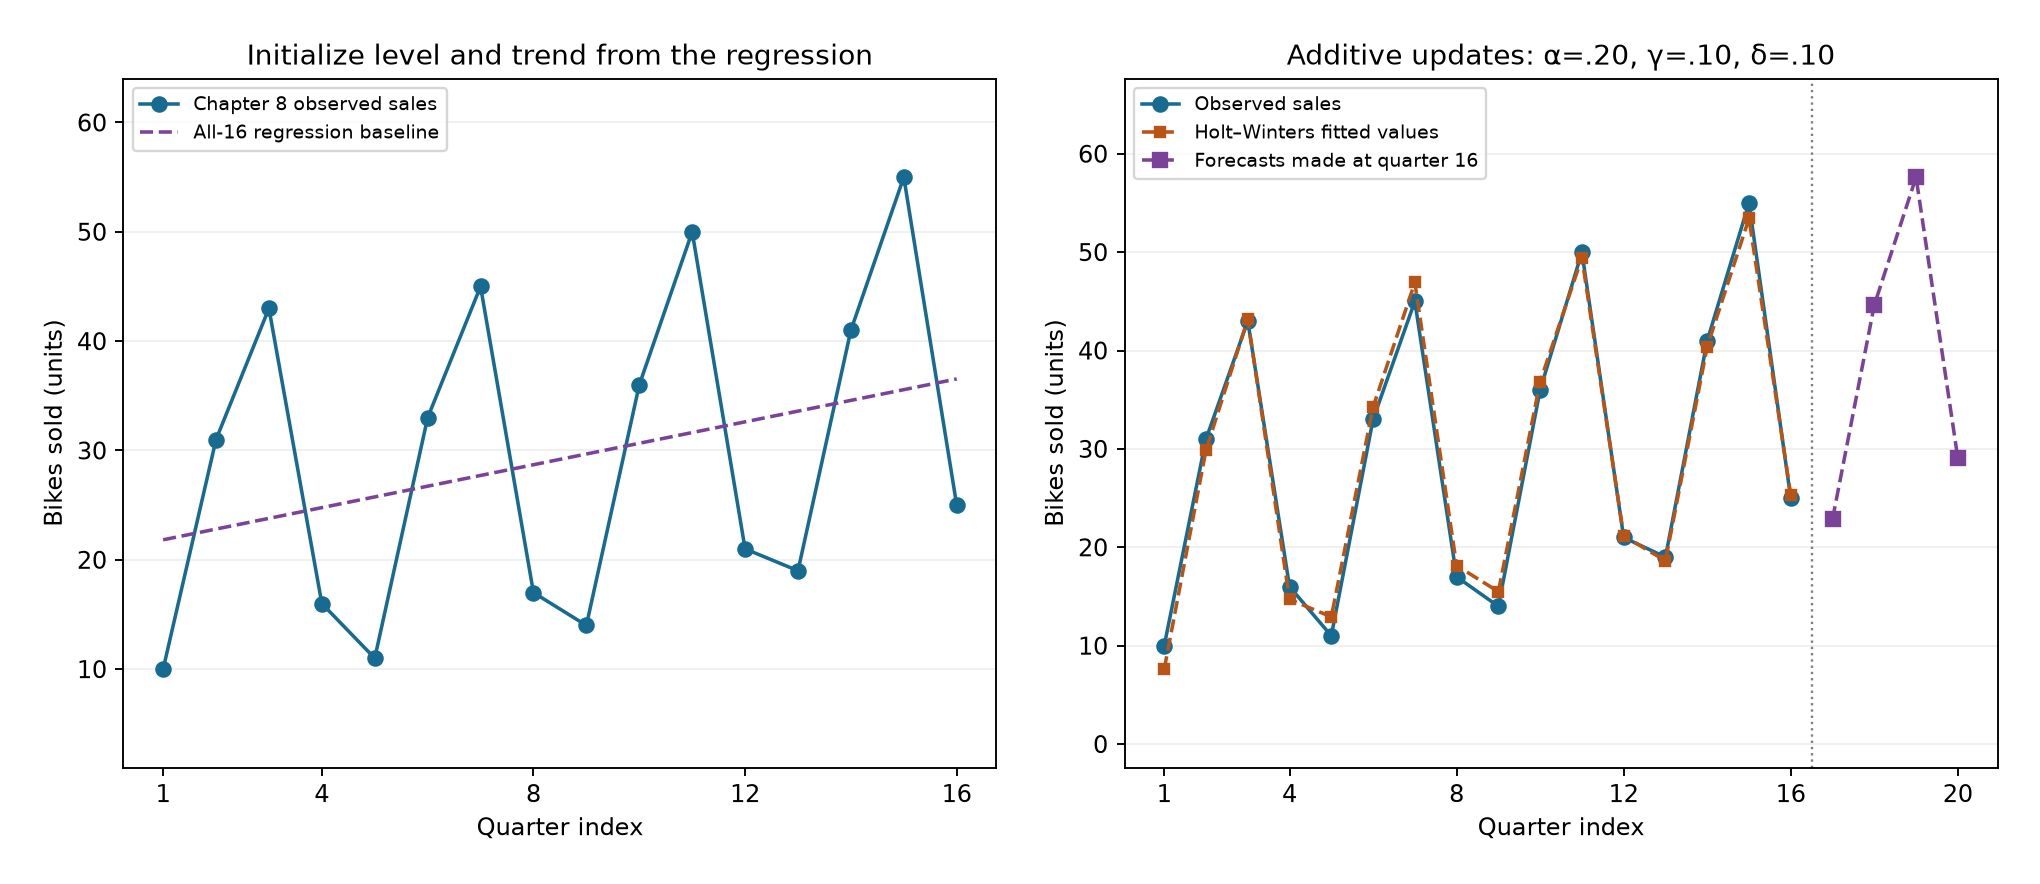

Write the Python code that produced this figure.
"""All-16 OLS initialization and additive Holt-Winters updates.
Deterministic formula calculation; no random seed used.
Seasonality uses y_t-L_t, with delta=.10; trend uses gamma=.10.
"""
from pathlib import Path
import csv
import numpy as np
import matplotlib
matplotlib.use('Agg')
import matplotlib.pyplot as plt
root=Path(__file__).resolve().parent
with (root/'bikes_ch8.csv').open() as f:
    y=np.array([float(r['y']) for r in csv.DictReader(f)])
t=np.arange(1,17)
sxx=((t-t.mean())**2).sum()
sxy=((t-t.mean())*(y-y.mean())).sum()
b0=sxy/sxx
l0=y.mean()-b0*t.mean()
baseline=l0+b0*t
detrended=y-baseline
season=detrended.reshape(4,4).mean(axis=0)
assert np.isclose(season.sum(),0)
a,g,d=.2,.1,.1
level,trend=l0,b0
factors=list(season)
rows=[]
for week,actual in zip(t,y):
    q=(week-1)%4
    old_l,old_b,old_s=level,trend,factors[q]
    pred=old_l+old_b+old_s
    error=actual-pred
    level=a*(actual-old_s)+(1-a)*(old_l+old_b)
    trend=g*(level-old_l)+(1-g)*old_b
    factors[q]=d*(actual-level)+(1-d)*old_s
    rows.append([week,q+1,actual,old_l,old_b,old_s,pred,error,level,trend,factors[q]])
print(f'sum_t={t.sum()}, sum_y={y.sum()}, mean_t={t.mean()}, mean_y={y.mean()}, Sxx={sxx}, Sxy={sxy}')
print('L0=',l0,'B0=',b0,'seasonal=',season,'sum=',season.sum())
for q in range(4): print('Q',q+1,'detrended=',detrended[q::4].tolist(),'mean=',season[q])
for row in rows[:5]: print('UPDATE', [round(float(v),9) for v in row])
print('Final level/trend/seasons:',level,trend,factors)
forecasts=[]
for h in range(1,5):
    target=16+h
    forecast=level+h*trend+factors[(target-1)%4]
    forecasts.append([target,h,forecast]); print('FORECAST',forecasts[-1])
for filename,header,rs in [
    ('bikes_hw_initialization_turn14.csv',['quarter_index','season','actual','regression_baseline','detrended','initial_seasonal_factor'],
     [[int(i),int((i-1)%4+1),v,base,res,season[(i-1)%4]] for i,v,base,res in zip(t,y,baseline,detrended)]),
    ('bikes_hw_updates_turn14.csv',['quarter_index','season','actual','prior_level','prior_trend','prior_seasonal','prediction','error','updated_level','updated_trend','updated_seasonal'],rows),
    ('bikes_hw_forecasts_turn14.csv',['target_quarter_index','horizon','forecast'],forecasts)]:
    with (root/filename).open('w',newline='') as f:
        w=csv.writer(f);w.writerow(header);w.writerows(rs)
fig,axes=plt.subplots(1,2,figsize=(12,5.2))
axes[0].plot(t,y,'o-',color='#176b91',label='Chapter 8 observed sales')
axes[0].plot(t,baseline,'--',color='#7b4397',label='All-16 regression baseline')
axes[0].set(title='Initialize level and trend from the regression',xlabel='Quarter index',ylabel='Bikes sold (units)',xticks=[1,4,8,12,16])
axes[1].plot(t,y,'o-',color='#176b91',label='Observed sales')
axes[1].plot(t,np.array(rows)[:,6],'s--',color='#b85416',markersize=4,label='Holt–Winters fitted values')
axes[1].plot([r[0] for r in forecasts],[r[2] for r in forecasts],'s--',color='#7b4397',label='Forecasts made at quarter 16')
axes[1].axvline(16.5,color='gray',ls=':',lw=1)
axes[1].set(title='Additive updates: α=.20, γ=.10, δ=.10',xlabel='Quarter index',ylabel='Bikes sold (units)',xticks=[1,4,8,12,16,20])
for ax in axes:
    ax.grid(axis='y',alpha=.2);ax.legend(loc='upper left',fontsize=8);ax.margins(y=.2)
fig.tight_layout(pad=1.8,w_pad=2)
fig.savefig(root/'bikes_hw_turn14.png',dpi=170)
plt.close(fig)
